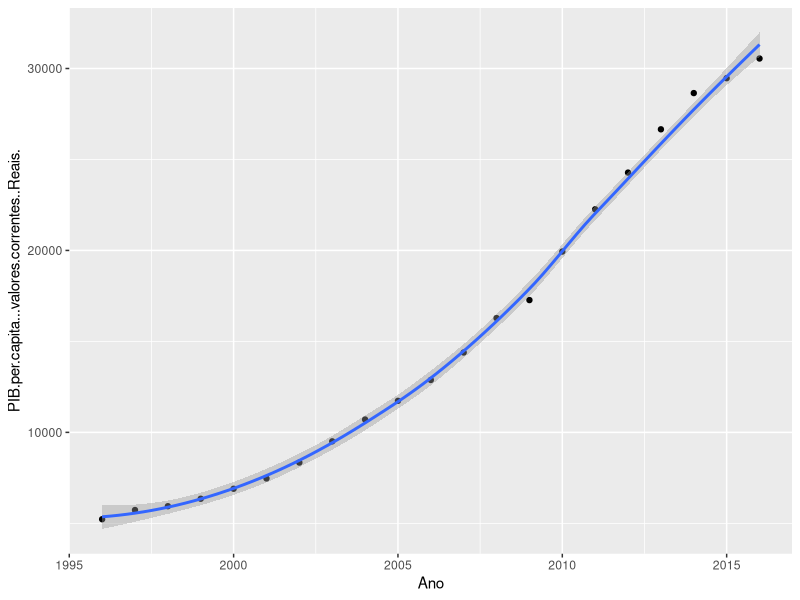

Recreate this plot in R.
## ---- chunk 1
knitr::opts_chunk$set(echo = TRUE)
## ---- chunk 2
PIB <- read.csv(file = 'PIB_BR_1996-2016.csv', fileEncoding = "UTF-8")
## ---- chunk 3
library(xtable)
xtable(PIB, type='latex')

## ---- chunk 4
library(ggplot2)
gPIB <- ggplot(PIB, aes(x=Ano, y=PIB.per.capita...valores.correntes..Reais.)) +
  geom_point() +
  geom_smooth()
plot(gPIB)
